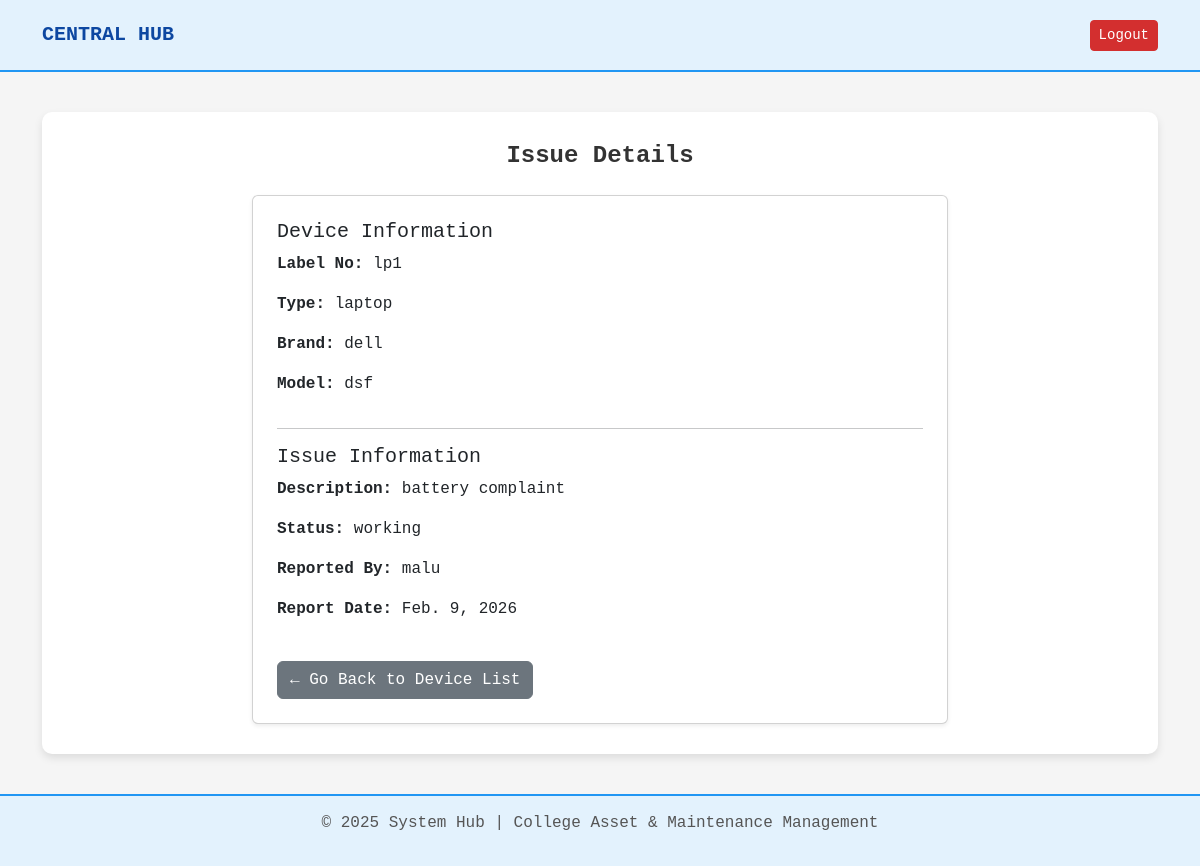
Screenshot of /issue/1/ (signed in) with the database file from the repository.
### core/models.py (models this page shows, shortened)
class DeviceIssues(models.Model):
    issue_id = models.AutoField(primary_key=True)
    device = models.ForeignKey(Device, on_delete=models.CASCADE)
    reported_by = models.ForeignKey(User, on_delete=models.SET_NULL, null=True)
    issue_description = models.TextField()
    report_date = models.DateField(auto_now_add=True)
    repaired_date = models.DateField(null=True, blank=True)
    repaired_description = models.TextField(null=True, blank=True)
    precautions = models.TextField(null=True, blank=True)
    cost = models.DecimalField(max_digits=10, decimal_places=2, null=True, blank=True)
    status = models.CharField(max_length=50)

class Device(models.Model):
    device_id = models.AutoField(primary_key=True)
    device_type = models.ForeignKey(DeviceType, on_delete=models.SET_NULL, null=True)
    device_specification = models.ForeignKey(DeviceSpecification, on_delete=models.SET_NULL, null=True)
    label_no = models.CharField(max_length=50, unique=True)
    device_model = models.CharField(max_length=100)
    device_brand = models.CharField(max_length=100)
    device_cost = models.DecimalField(max_digits=10, decimal_places=2)
    manufactured_year = models.PositiveIntegerField()
    purchased_date = models.DateField()
    status = models.CharField(max_length=50)
    device_image = models.ImageField(upload_to='devices/', null=True, blank=True)

class DeviceType(models.Model):
    device_type_id = models.AutoField(primary_key=True)
    device_type = models.CharField(max_length=100)
    def __str__(self):
        return self.device_type

class User(AbstractUser):
    user_id = models.AutoField(primary_key=True)
    department = models.ForeignKey(Department, on_delete=models.SET_NULL, null=True)
    designation = models.ForeignKey(Designation, on_delete=models.SET_NULL, null=True)
    def __str__(self):
        return self.username

### core/views.py (the view)
# urls.py: path('issue/<int:issue_id>/', views.issue_detail, name='issue_detail'),
@login_required
def issue_detail(request, issue_id):
    issue = get_object_or_404(DeviceIssues, issue_id=issue_id)
    return render(request, "issue_detail.html", {"issue": issue})

### templates/issue_detail.html
{% extends 'base.html' %}
{% block content %}
<h4 class="fw-bold mb-4 text-center">Issue Details</h4>
<div class="row justify-content-center">
    <div class="col-md-8">
        <div class="card shadow-sm p-4">
            <h5>Device Information</h5>
            <p><strong>Label No:</strong> {{ issue.device.label_no }}</p>
            <p><strong>Type:</strong> {{ issue.device.device_type }}</p>
            <p><strong>Brand:</strong> {{ issue.device.device_brand }}</p>
            <p><strong>Model:</strong> {{ issue.device.device_model }}</p>
            <hr>
            <h5>Issue Information</h5>
            <p><strong>Description:</strong> {{ issue.issue_description }}</p>
            <p><strong>Status:</strong> {{ issue.status }}</p>
            <p><strong>Reported By:</strong> {{ issue.reported_by }}</p>
            <p><strong>Report Date:</strong> {{ issue.report_date }}</p>
            <div class="mt-4">
                <a href="{% url 'device_list' %}"
                   class="btn btn-secondary">
                    ← Go Back to Device List
                </a>
            </div>
        </div>
    </div>
</div>
{% endblock %}

### templates/base.html (style rules this page uses)
body { background-color: #F5F5F5; color: #333; font-family: 'Courier New', monospace; min-height: 100vh; display: flex; flex-direction: column; }

### rows the page displays
DeviceIssues: device.label_no "lp1", device.device_type "laptop", device.device_brand "dell", device.device_model "dsf", issue_description "battery complaint", status "working", reported_by "malu", report_date "Feb. 9, 2026"
